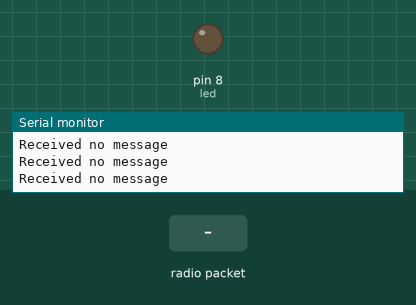
Recording of a sketch running on a simulated Arduino Uno, built with avr-gcc and run on an emulated ATmega328P. Shown: output pins drawn as LEDs (lit = HIGH), the last lines printed to the serial monitor. Inputs (shaded band) come from the test bench. No radio packets arrive unless stated.

Above: at 1.2 s.
1.3 s: radio packet "1" arrives
At 3.7 s:
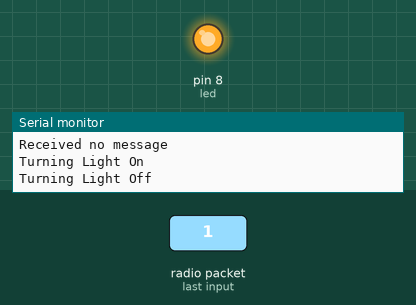
Timing chart, 0 to 10.3 s (numbered marks = the images above; inputs shaded):
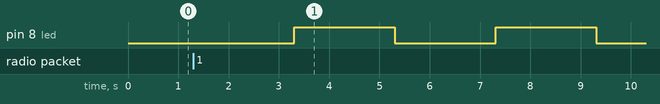

Measured:
- after the input at 1.3 s, pin 8 (led): alternates HIGH for 2.0 s and LOW for 2.0 s, starting after 2.0 s

The sketch:

NF24_RX.ino
```cpp
#include <SPI.h>
#include "RF24.h"

byte msg[1];
RF24 radio(9,10);
const uint64_t pipe = 0x8675309ABCLL;
int led = 8;

void setup() {
  Serial.begin(115200);
  Serial.println("In Setup");
  pinMode(led, OUTPUT);
  radio.begin();
  radio.openReadingPipe(1, pipe);
  radio.startListening();
}

void loop() {
  if (radio.available()) {


    msg[0] = 111;
    radio.write(msg, sizeof(msg));
    Serial.println("Turning Light On");
    digitalWrite(led, LOW);
    delay(2000);

    msg[0] = 000;
    radio.write(msg, sizeof(msg));
    Serial.println("Turning Light Off");
    digitalWrite(led, HIGH);
    delay(2000);
  } else {
    Serial.println("Received no message");
  }
}
```
